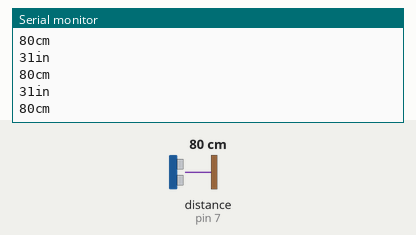
Recording of a sketch running on a simulated Arduino Uno, built with avr-gcc and run on an emulated ATmega328P. Parts: the last lines printed to the serial monitor. Wiring (inferred from the names in the program): ultrasonic range finder: trigger pin 8; echo pin 7. The inputs (shaded band) are chosen by the test bench; at power-on: distance to the obstacle (sensor on pin 7) 80 cm. The echo pulse lasts 58.3 µs per cm.

Above: at 1.2 s.
1.3 s: distance to the obstacle (sensor on pin 7) set to 120 cm
At 1.49 s:
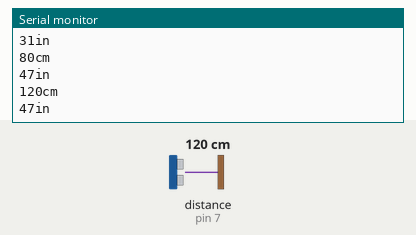
4.3 s: distance to the obstacle (sensor on pin 7) set to 2 cm
At 4.41 s:
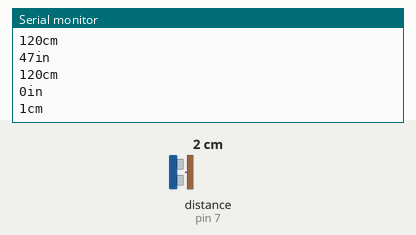
5.8 s: distance to the obstacle (sensor on pin 7) set to 299 cm
At 5.83 s:
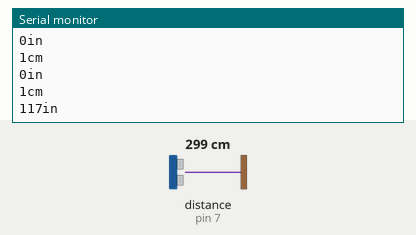
Timing chart, 0 to 8.8 s (numbered marks = the images above; inputs shaded):
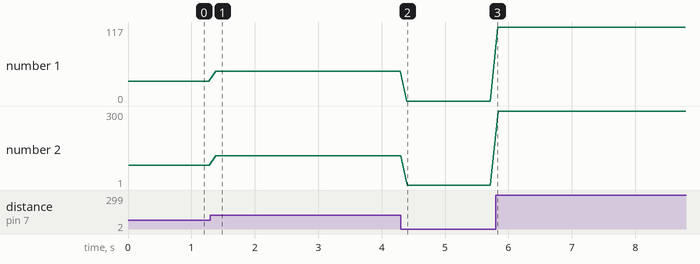

The sketch:

UltraSonic.ino
```cpp
int echoPin = 7;
int trigPin = 8;

long duration, inches, cm;

void setup() {
  Serial.begin(9600);
  pinMode(echoPin, INPUT);
  pinMode(trigPin, OUTPUT);
}

void loop() {
  digitalWrite(trigPin, LOW);
  delayMicroseconds(20);
  digitalWrite(trigPin, HIGH);
  delayMicroseconds(50);
  digitalWrite(trigPin, LOW);

  duration = pulseIn(echoPin, HIGH);

  // convert the time into a distance
  inches = microsecondsToInches(duration);
  cm = microsecondsToCentimeters(duration);

  Serial.print(inches);
  Serial.println("in");
  Serial.print(cm);
  Serial.println("cm");
  Serial.println();
  Serial.println();

  delay(100);
}

long microsecondsToInches(long microseconds) {
  return microseconds / 74 / 2;
}

long microsecondsToCentimeters(long microseconds) {
  return microseconds / 29 / 2;
}
```

Measured:
- after the input at 1.3 s, the serial monitor: prints a new line after 0.08 s (image 1)
- after the input at 4.3 s, the serial monitor: prints a new line after 0.10 s (image 2)
- after the input at 5.8 s, the serial monitor: prints a new line at once (image 3)
- plotted number 1: 31 → 47 after the input at 1.3 s, 47 → 0 after the input at 4.3 s, 0 → 117 after the input at 5.8 s
- plotted number 2: 80 → 120 after the input at 1.3 s, 120 → 1 after the input at 4.3 s, 1 → 300 after the input at 5.8 s
